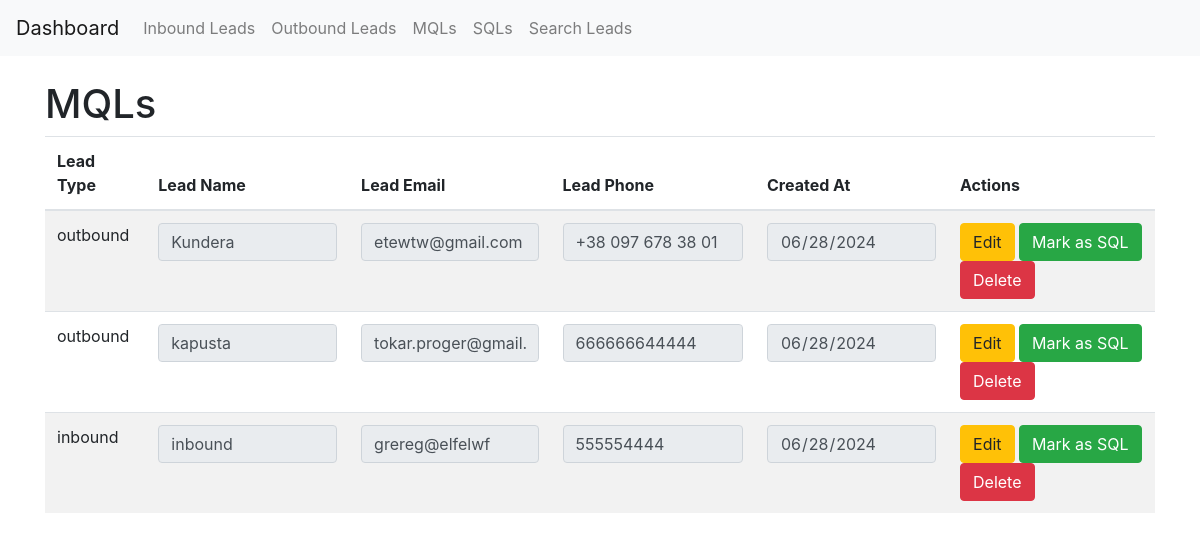
/mqls, run on an earlier commit of the app's database.
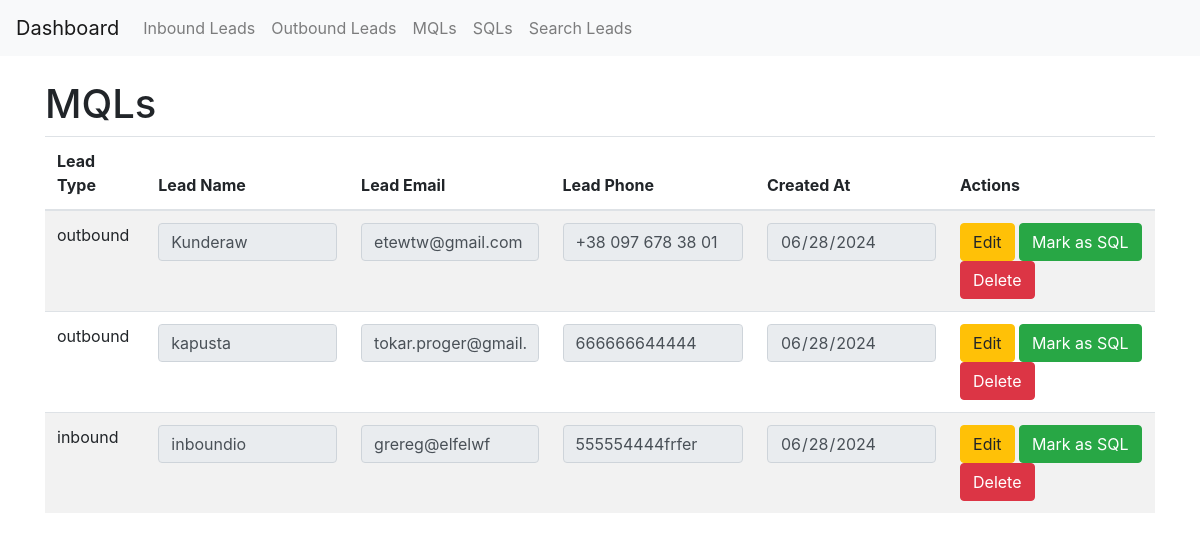
And on a later commit of the database.
### app/models.py (models this page shows)
class MQL(db.Model):
    id = db.Column(db.Integer, primary_key=True)
    lead_id = db.Column(db.Integer, db.ForeignKey('inbound_lead.id'), nullable=True)
    outbound_lead_id = db.Column(db.Integer, db.ForeignKey('outbound_lead.id'), nullable=True)
    lead_type = db.Column(db.String(20), nullable=False)  # "inbound" or "outbound"
    created_at = db.Column(db.DateTime, default=datetime.utcnow)
    sqls = db.relationship('SQL', backref='mql', lazy=True)

class OutboundLead(db.Model):
    id = db.Column(db.Integer, primary_key=True)
    name = db.Column(db.String(64), nullable=False)
    email = db.Column(db.String(120), unique=True, nullable=False)
    phone = db.Column(db.String(20))
    created_at = db.Column(db.DateTime, default=datetime.utcnow)
    qualification = db.Column(db.String(20), default='')
    mqls = db.relationship('MQL', backref='outbound_lead', lazy=True)

class InboundLead(db.Model):
    id = db.Column(db.Integer, primary_key=True)
    name = db.Column(db.String(64), nullable=False)
    email = db.Column(db.String(120), unique=True, nullable=False)
    phone = db.Column(db.String(20))
    created_at = db.Column(db.DateTime, default=datetime.utcnow)
    qualification = db.Column(db.String(20), default='')
    mqls = db.relationship('MQL', backref='inbound_lead', lazy=True)

### app/routes.py (the view, shortened to what this page needs)
@app.route('/mqls', methods=['GET', 'POST'])
def mqls():
    mqls = MQL.query.all()
    return render_template('mqls.html', title='MQLs', mqls=mqls)

### app/templates/mqls.html (shortened to what this page needs)
{% extends "base.html" %}
{% block content %}
  <h1>MQLs</h1>
  <table class="table table-striped">
    <thead>
      <tr>
        <th>Lead Type</th>
        <th>Lead Name</th>
        <th>Lead Email</th>
        <th>Lead Phone</th>
        <th>Created At</th>
        <th>Actions</th>
      </tr>
    </thead>
    <tbody>
      {% for mql in mqls %}
        <tr>
          <form method="post">
            <td>{{ mql.lead_type }}</td>
            {% if mql.lead_type == 'inbound' %}
              <td><input type="text" name="name_{{ mql.id }}" value="{{ mql.inbound_lead.name }}" class="form-control" readonly></td>
              <td><input type="email" name="email_{{ mql.id }}" value="{{ mql.inbound_lead.email }}" class="form-control" readonly></td>
              <td><input type="text" name="phone_{{ mql.id }}" value="{{ mql.inbound_lead.phone }}" class="form-control" readonly></td>
            {% else %}
              <td><input type="text" name="name_{{ mql.id }}" value="{{ mql.outbound_lead.name }}" class="form-control" readonly></td>
              <td><input type="email" name="email_{{ mql.id }}" value="{{ mql.outbound_lead.email }}" class="form-control" readonly></td>
              <td><input type="text" name="phone_{{ mql.id }}" value="{{ mql.outbound_lead.phone }}" class="form-control" readonly></td>
            {% endif %}
            <td><input type="date" name="created_at_{{ mql.id }}" value="{{ mql.created_at.strftime('%Y-%m-%d') }}" class="form-control" readonly></td>
            <td>
              <button type="button" class="btn btn-warning" onclick="enableEditing({{ mql.id }})">Edit</button>
              <button type="submit" name="action" value="sql_{{ mql.id }}" class="btn btn-success">Mark as SQL</button>
              <button type="submit" name="action" value="delete_{{ mql.id }}" class="btn btn-danger">Delete</button>
            </td>
          </form>
        </tr>
      {% endfor %}
    </tbody>
  </table>
{% endblock %}

### app/templates/base.html (shortened to what this page needs)
<!doctype html>
<html lang="en">
  <head>
    <link rel="stylesheet" href="https://stackpath.bootstrapcdn.com/bootstrap/4.5.2/css/bootstrap.min.css">
  </head>
  <body>
    <nav class="navbar navbar-expand-lg navbar-light bg-light">
      <a class="navbar-brand" href="{{ url_for('index') }}">Dashboard</a>
      <div class="collapse navbar-collapse" id="navbarNav">
        <ul class="navbar-nav">
          <li class="nav-item">
            <a class="nav-link" href="{{ url_for('inbound_leads') }}">Inbound Leads</a>
          </li>
          <li class="nav-item">
            <a class="nav-link" href="{{ url_for('outbound_leads') }}">Outbound Leads</a>
          </li>
          <li class="nav-item">
            <a class="nav-link" href="{{ url_for('mqls') }}">MQLs</a>
          </li>
          <li class="nav-item">
            <a class="nav-link" href="{{ url_for('sqls') }}">SQLs</a>
          </li>
          <li class="nav-item">
            <a class="nav-link" href="{{ url_for('search_leads') }}">Search Leads</a>
          </li>
        </ul>
      </div>
    </nav>
    <div class="container mt-4">
      {% block content %}{% endblock %}
    </div>
  </body>
</html>

What changed in the data, as far as the page shows it:
changed MQL "etewtw@gmail.com": outbound_lead.name "Kundera" → "Kunderaw"
changed through a linked row, MQL "inbound": inbound_lead.name "inbound" → "inboundio"; inbound_lead.phone "555554444" → "555554444frfer"
